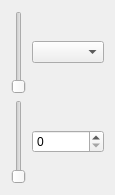
<?xml version="1.0" encoding="UTF-8"?>
<ui version="4.0">
 <class>QportIoSimulatorUI</class>
 <widget class="QWidget" name="QportIoSimulatorUI">
  <property name="geometry">
   <rect>
    <x>0</x>
    <y>0</y>
    <width>114</width>
    <height>195</height>
   </rect>
  </property>
  <property name="windowTitle">
   <string>Form</string>
  </property>
  <layout class="QGridLayout" name="gridLayout_2">
   <item row="0" column="0">
    <layout class="QGridLayout" name="gridLayout">
     <item row="0" column="0">
      <widget class="QSlider" name="verticalSlider">
       <property name="orientation">
        <enum>Qt::Vertical</enum>
       </property>
      </widget>
     </item>
     <item row="2" column="0">
      <widget class="QSlider" name="verticalSlider_2">
       <property name="orientation">
        <enum>Qt::Vertical</enum>
       </property>
      </widget>
     </item>
     <item row="2" column="1">
      <widget class="QSpinBox" name="spinBox"/>
     </item>
     <item row="0" column="1">
      <widget class="QComboBox" name="comboBox"/>
     </item>
    </layout>
   </item>
  </layout>
 </widget>
 <resources/>
 <connections/>
</ui>
